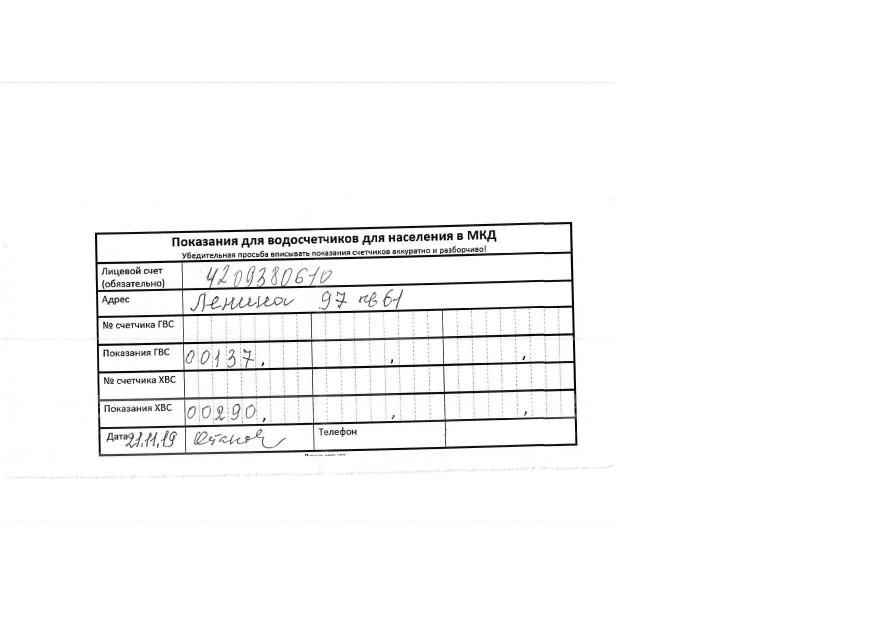
#> input picture Code/Document Detector/table_images/2.jpg, 1755 x 1240 px, given as the content of the folder /content/gdrive/MyDrive/Thesis/OCR_Implementation, which was not available (shown at 1/2 size)
$ jupyter execute --allow-errors working_ocr3.ipynb   (shell and % lines are left out)   (text cells are left out)
#> lines starting #> are read from the running program, lines starting #| are printed output that depends on the picture; after the words box and inside, x2 and y2 are one past the last pixel; in counts of white or black regions, pixels touching at a corner belong together; pictures that were not available may be replaced by others from this repository, and a replacement may not be noted
### Code/rex/processors.py
import cv2
import math
from scipy import ndimage
import numpy as np

class RotationCorrector:
    def __init__(self, output_process = False):
        self.output_process = output_process

    # [32 lines left out: function __call__, not called in this run]


class Resizer:
    """Resizes image.

    Params
    ------
    image   is the image to be resized
    height  is the height the resized image should have. Width is changed by similar ratio.

    Returns
    -------
    Resized image
    """
    def __init__(self, height = 1280, output_process = False):
        self._height = height
        self.output_process = output_process


    def __call__(self, image):
        if image.shape[0] <= self._height: return image
        ratio = round(self._height / image.shape[0], 3)
        width = int(image.shape[1] * ratio)
        dim = (width, self._height)
        resized = cv2.resize(image, dim, interpolation = cv2.INTER_AREA)
        if self.output_process: cv2.imwrite('output/resized.jpg', resized)
        return resized


class OtsuThresholder:
    """Thresholds image by using the otsu method

    Params
    ------
    image   is the image to be Thresholded

    Returns
    -------
    Thresholded image
    """
    def __init__(self, thresh1 = 0, thresh2 = 255, output_process = False):
        self.output_process = output_process
        self.thresh1 = thresh1
        self.thresh2 = thresh2


    def __call__(self, image):
        image = cv2.cvtColor(image, cv2.COLOR_BGR2GRAY)
        T_, thresholded = cv2.threshold(image, self.thresh1, self.thresh2, cv2.THRESH_BINARY + cv2.THRESH_OTSU)
        if self.output_process: cv2.imwrite('output/thresholded.jpg', thresholded)
        return thresholded


class FastDenoiser:
    """Denoises image by using the fastNlMeansDenoising method

    Params
    ------
    image       is the image to be Thresholded
    strength    the amount of denoising to apply

    Returns
    -------
    Denoised image
    """
    def __init__(self, strength = 7, output_process = False):
        self._strength = strength
        self.output_process = output_process


    def __call__(self, image):
        temp = cv2.fastNlMeansDenoising(image, h = self._strength)
        if self.output_process: cv2.imwrite('output/denoised.jpg', temp)
        return temp


class Closer:
    def __init__(self, kernel_size = 3, iterations = 10, output_process = False):
        self._kernel_size = kernel_size
        self._iterations = iterations
        self.output_process = output_process


    def __call__(self, image):
        kernel = cv2.getStructuringElement(
            cv2.MORPH_ELLIPSE,
            (self._kernel_size, self._kernel_size)
        )
        closed = cv2.morphologyEx(
            image,
            cv2.MORPH_CLOSE,
            kernel,
            iterations = self._iterations
        )

        if self.output_process: cv2.imwrite('output/closed.jpg', closed)
        return closed


class Opener:
    # [20 lines left out: functions __init__, __call__, not called in this run]


class EdgeDetector:
    def __init__(self, output_process = False):
        self.output_process = output_process


    def __call__(self, image, thresh1 = 50, thresh2 = 150, apertureSize = 3):
        edges = cv2.Canny(image, thresh1, thresh2, apertureSize = apertureSize)
        if self.output_process: cv2.imwrite('output/edges.jpg', edges)
        return edges

### Code/rex/page_extractor.py
import cv2
import numpy as np
from skimage.filters import threshold_otsu
from matplotlib import pyplot as plt
from sklearn.cluster import KMeans
from itertools import combinations
from collections import defaultdict


class PageExtractor:
    def __init__(self, preprocessors, corner_detector, output_process = False):
        assert isinstance(preprocessors, list), "List of processors expected"
        self._preprocessors = preprocessors
        self._corner_detector = corner_detector
        self.output_process = output_process


    def __call__(self, image_path):
        # Step 1: Read image from file
        self._image = cv2.imread(image_path)

        # Step 2: Preprocess image
        self._processed = self._image
        for preprocessor in self._preprocessors:
            self._processed = preprocessor(self._processed)

        self._intersections = self._corner_detector(self._processed)

        # Step 3: Deskew and extract page
        return self._extract_page()


    # [81 lines left out: functions _extract_page, _order_points, not called in this run]


# [41 lines that do not run on import are left out]

### Code/rex/hough_line_corner_detector.py
from math import sin, cos, atan
import cv2
import numpy as np
from matplotlib import pyplot as plt
from processors import Opener, Closer, EdgeDetector
from sklearn.cluster import KMeans
from itertools import combinations


class HoughLineCornerDetector:
    def __init__(self, rho_acc = 2, theta_acc = 360, thresh = 100, output_process = True):
        self.rho_acc = rho_acc
        self.theta_acc = theta_acc
        self.thresh = thresh
        self.output_process = output_process
        self._preprocessor = [
            Closer(output_process = output_process),
            EdgeDetector(output_process = output_process)
        ]


    def __call__(self, image):
        # Step 1: Process for edge detection
        self._image = image
        for processor in self._preprocessor:
            self._image = processor(self._image)

        # Step 2: Get hough lines
        self._lines = self._get_hough_lines()

        # Step 3: Get intersection points
        self._intersections = self._get_intersections()

        # Step 4: Get Quadrilaterals
        return self._find_quadrilaterals()


    def _get_hough_lines(self):
        lines = cv2.HoughLines(
            self._image,
            self.rho_acc,
            np.pi / self.theta_acc,
            self.thresh
        )
        if self.output_process: self._draw_hough_lines(lines)

        return lines


    def _draw_hough_lines(self, lines):
        hough_line_output = self._get_color_image()

        for line in lines:
            rho, theta = line[0]
            a, b = np.cos(theta), np.sin(theta)
            x0, y0 = a * rho, b * rho
            n = 5000
            x1 = int(x0 + n * (-b))
            y1 = int(y0 + n * (a))
            x2 = int(x0 - n * (-b))
            y2 = int(y0 - n * (a))

            cv2.line(
                hough_line_output,
                (x1, y1),
                (x2, y2),
                (0, 0, 255),
                2
            )

        cv2.imwrite('output/hough_line.jpg', hough_line_output)


    # [142 lines left out: functions _get_intersections, _find_quadrilaterals, _draw_quadrilaterals, _get_angle_between_lines, _intersection, _draw_intersections, not called in this run]


    def _get_color_image(self):
        return cv2.cvtColor(self._image.copy(), cv2.COLOR_GRAY2RGB)

### Code/working_ocr3.ipynb
[cell 1]
#connect drive
from google.colab import drive
drive.mount('/content/gdrive/', force_remount=True)

[cell 2]
%cd '/content/gdrive/MyDrive/Thesis/Demo_code/rex'

[cell 3]
import cv2
import numpy as np
import matplotlib.pyplot as plt
import tensorflow as tf
import os
import pandas as pd
from tensorflow.keras.models import load_model
from google.colab.patches import cv2_imshow
from tensorflow import keras
import shutil

[cell 4]
from skimage.filters import threshold_otsu
from sklearn.cluster import KMeans
from itertools import combinations
from collections import defaultdict
import itertools
import functools

[cell 5]
from page_extractor import PageExtractor
from hough_line_corner_detector import HoughLineCornerDetector
from processors import Resizer, OtsuThresholder, FastDenoiser

[cell 6]
path = '/content/gdrive/MyDrive/Thesis/OCR_Implementation'

[cell 7]
def showImage(image_path):
  image = Image.open(image_path)
#> image is the input picture: PIL image 1755x1240 RGB; min 0, max 255, mean 248.1
  plt.imshow(image)
  plt.axis('off')
  plt.show()

[cell 8]
#verify images (human)
from PIL import Image
import matplotlib.pyplot as plt

files = os.listdir(path)
for file_name in files:
  if file_name.lower().endswith(('.png', '.jpg', '.jpeg')):
    image_path = path+"/"+file_name
    showImage(image_path)

[cell 9]
def fix_image_orientation(img_path):
    page_extractor = PageExtractor(
        preprocessors = [
            Resizer(height = 1280, output_process = True),
            FastDenoiser(strength = 9, output_process = True),
            OtsuThresholder(output_process = True)
        ],
        corner_detector = HoughLineCornerDetector(
            rho_acc = 1,
            theta_acc = 180,
            thresh = 100,
            output_process = True
        )
    )
    extracted = page_extractor(img_path)
#> the loop in __call__, `for preprocessor in self._preprocessors:` made 3 passes
#> pass 3, in __call__, `T_, thresholded = cv2.threshold(image, self.thresh1, self.thresh2, cv2..`:
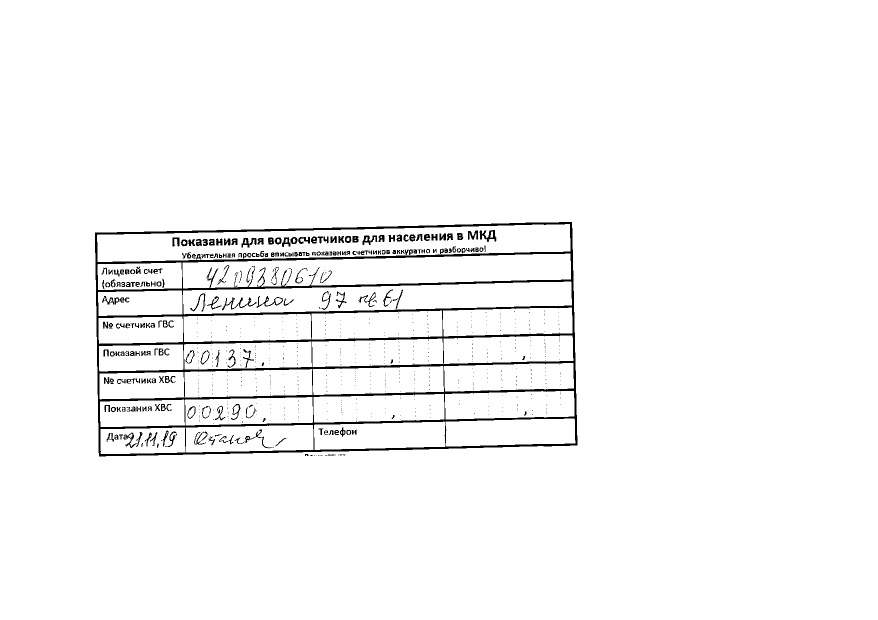
#> thresholded: shape (1240, 1755) (shown at 1/2 size); 97.2% white; 890 black regions (650 under 20 px), largest, box (x1, y1, x2, y2) and area: (190, 444, 1155, 913) 42161, (959, 460, 993, 484) 375, (444, 595, 513, 621) 368
#> in _get_hough_lines, `lines = cv2.HoughLines( self._image, self.rho_acc, np.pi / self.theta_..`: lines = None
#> in _get_color_image, `return cv2.cvtColor(self._image.copy(), cv2.COLOR_GRAY2RGB)`: returned value: shape (1240, 1755, 3); every value is 0
    correct_image=cv2.resize(extracted, (1500, 2000))
    return correct_image

[cell 10]
def detectName(correct_image):
  cropped_name = correct_image[350:420,380:900]
  return cropped_name

[cell 11]
def detectId(correct_image):
  cropped_id = correct_image[350:415,1045:1360]
  return cropped_id

[cell 12]
def detectSection(correct_image):
  cropped_section = correct_image[495:560,1035:1360]
  return cropped_section

[cell 13]
# [39 lines left out: function detectGrades, not called in this run]

#> (a cell that did not finish here is left out)

[cell 15]
# [150 lines left out: functions remove_lines_and_dots, segment_and_save_digits, get_image_size, is_low_pixel_count, filter_images_by_pixel_count, extract_region, not called in this run]

[cell 16]
# [26 lines left out: function segmentation, not called in this run]

[cell 17]
# [10 lines left out: function preprocess_input, not called in this run]

[cell 18]
# [6 lines left out: function prediction, not called in this run]

[cell 19]
# [6 lines left out: function predictedString, not called in this run]

[cell 20]
def getLetter(prediction):
  letter="ABCDEFGHIJKLMNOPQRSTUVWXYZ"
  return letter[prediction-1]

[cell 21]
# [6 lines left out: function predictionName, not called in this run]

[cell 22]
# [11 lines left out: function predictName, not called in this run]

[cell 23]
def initiate_database():
  file_path="/content/gdrive/MyDrive/Thesis/Demo_code/psudo_studuent_list.xlsx"
  data = pd.read_excel(file_path)
  data_dict = data.to_dict(orient='list')
  data_dict['Id'] = list(map(str, data_dict['Id']))
  data_dict['Section'] = list(map(str, data_dict['Section']))
  return data_dict

[cell 24]
def verification(id,checked_scripts):
  student_list=initiate_database()
  if id in student_list["Id"] and id not in checked_scripts:
    return True
  else:
    return False

[cell 25]
# [22 lines left out: function closest_student, not called in this run]

[cell 26]
# [9 lines left out: function crossChecker, not called in this run]

[cell 27]
#verification test
all_student_id=[""]
id='20101068'
name='Md Fud Islm'
correct_id=''
#> (the rest of this cell did not finish here and is left out)

[cell 28]
all_student_grades=[]
all_student_id=[]
all_student_section=[]

files = os.listdir(path)
#> (the rest of this cell did not finish here and is left out)

#> the loop in __call__ (call 2), `for preprocessor in self._preprocessors:` made 3 passes
#> the loop in __call__ (call 2), `for processor in self._preprocessor:` made 2 passes

    cropped_name=detectName(correct_image)
    cv2_imshow(cropped_name)
    cropped_id = detectId(correct_image)
    cropped_section = detectSection(correct_image)
    cropped_grades = detectGrades(correct_image)

    name=predictName(cropped_name)
    id = predictedString(cropped_id)
    if (verification(id,all_student_id)):
      section = predictedString(cropped_section)
      grades=[]
      for i in cropped_grades:
        grades.append(predictedString(i))

      all_student_grades.append(grades)
      all_student_id.append(id)
      all_student_section.append(section)
    else:
      correct_id= crossChecker(id,name)
      print("Re-check:",correct_id)
      file_path="/content/gdrive/MyDrive/Thesis/Improvement_dataset/"+str(correct_id)+'.jpg'
      image=cropped_id
      cv2.imwrite(file_path,image)

      section = predictedString(cropped_section)
      grades=[]
      for i in cropped_grades:
        grades.append(predictedString(i))

      all_student_grades.append(grades)
      all_student_id.append(correct_id)
      all_student_section.append(section)

tf.keras.backend.clear_session()

[cell 29]
print(all_student_id)
print(all_student_section)
print(all_student_grades)

[cell 30]
import csv

# Data to be written into the CSV file
data = [['Section', 'Id', 'Q1', 'Q2', 'Q3', 'Q4', 'Q5', 'Q6', 'Q7', 'Q8', 'Q9', 'Q10','Total']]

for i in range(0,len(all_student_id)):
  data.append([all_student_section[i],all_student_id[i],all_student_grades[i][0],
              all_student_grades[i][1],all_student_grades[i][2],all_student_grades[i][3],
              all_student_grades[i][4],all_student_grades[i][5],all_student_grades[i][6],
              all_student_grades[i][7],all_student_grades[i][8],all_student_grades[i][9],
              all_student_grades[i][10]])

# Specify the file path
result_file_path = '/content/gdrive/MyDrive/Thesis/OCR_Implementation/Result/grade.csv' # Replace with your desired file path

# Writing data to the CSV file
with open(result_file_path, 'w', newline='') as file:
    writer = csv.writer(file)
    writer.writerows(data)

print(f'CSV file has been created at: {result_file_path}')


$ run again, on Code/Document Detector/table_images/3.jpg
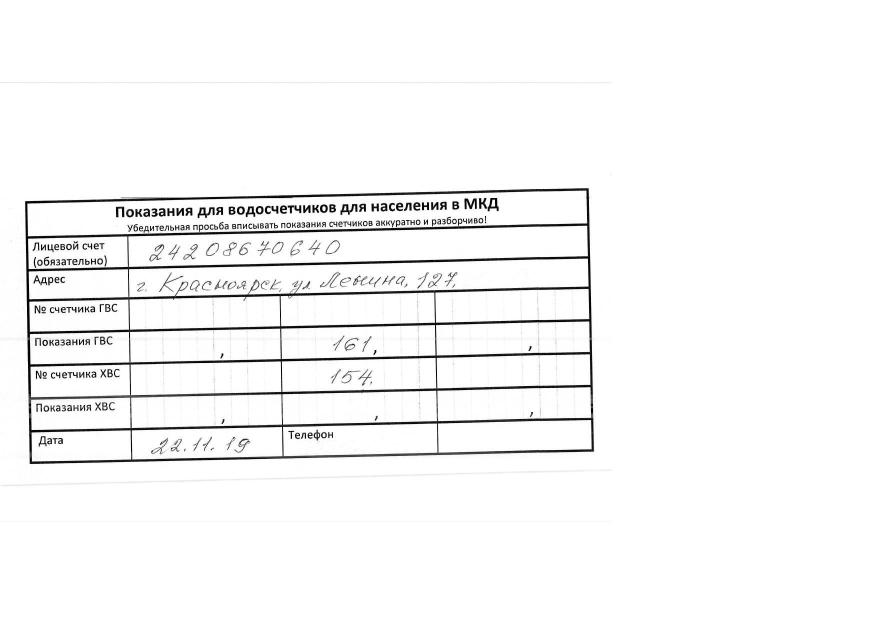
#> input picture Code/Document Detector/table_images/3.jpg, 1755 x 1240 px, given as the content of the folder /content/gdrive/MyDrive/Thesis/OCR_Implementation, which was not available (shown at 1/2 size)
#> in showImage, image is the input picture: PIL image 1755x1240 RGB; min 0, max 255, mean 246.4
#> the loop in __call__, `for preprocessor in self._preprocessors:` made 3 passes
#> pass 3, in __call__, `T_, thresholded = cv2.threshold(image, self.thresh1, self.thresh2, cv2..`:
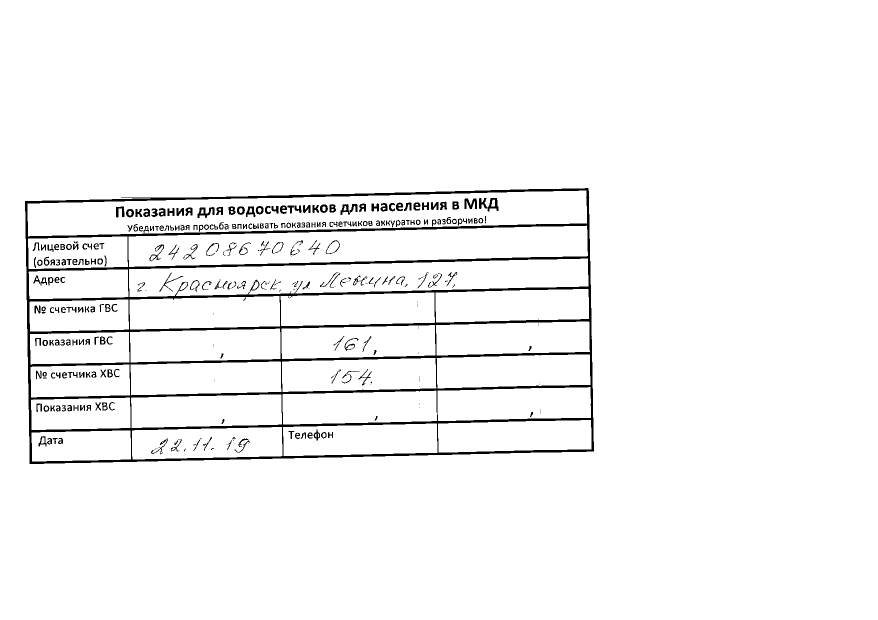
#> thresholded: shape (1240, 1755) (shown at 1/2 size); 96.5% white; 348 black regions (89 under 20 px), largest, box (x1, y1, x2, y2) and area: (50, 376, 1188, 928) 55231, (395, 414, 429, 436) 363, (929, 397, 954, 418) 323
#> lines = None
#> the loop in __call__ (call 2), `for preprocessor in self._preprocessors:` made 3 passes
#> the loop in __call__ (call 2), `for processor in self._preprocessor:` made 2 passes

$ run again, on Code/Document Detector/table_images/4.jpg
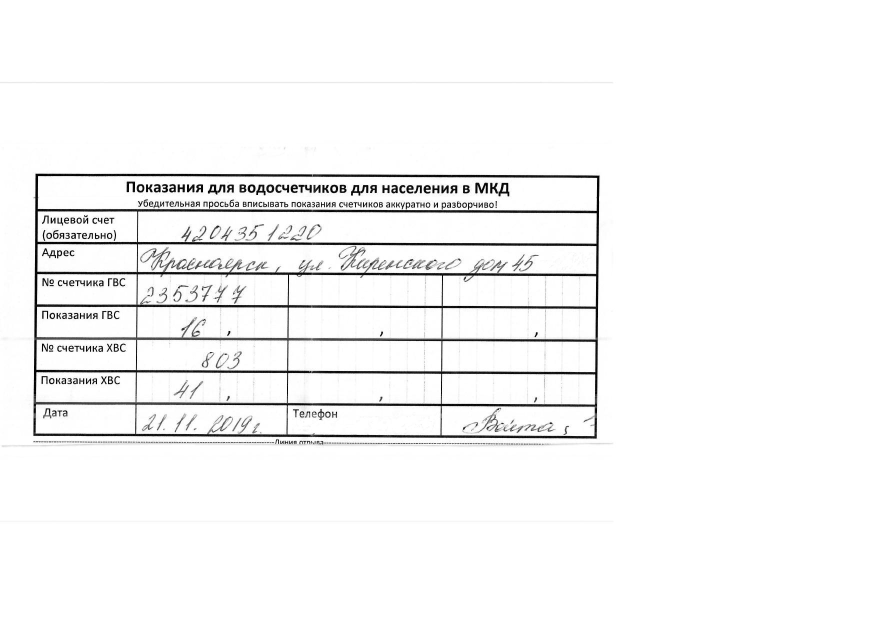
#> input picture Code/Document Detector/table_images/4.jpg, 1755 x 1240 px, given as the content of the folder /content/gdrive/MyDrive/Thesis/OCR_Implementation, which was not available (shown at 1/2 size)
#> in showImage, image is the input picture: PIL image 1755x1240 RGB; min 0, max 255, mean 245.7
#> the loop in __call__, `for preprocessor in self._preprocessors:` made 3 passes
#> pass 3, in __call__, `T_, thresholded = cv2.threshold(image, self.thresh1, self.thresh2, cv2..`:
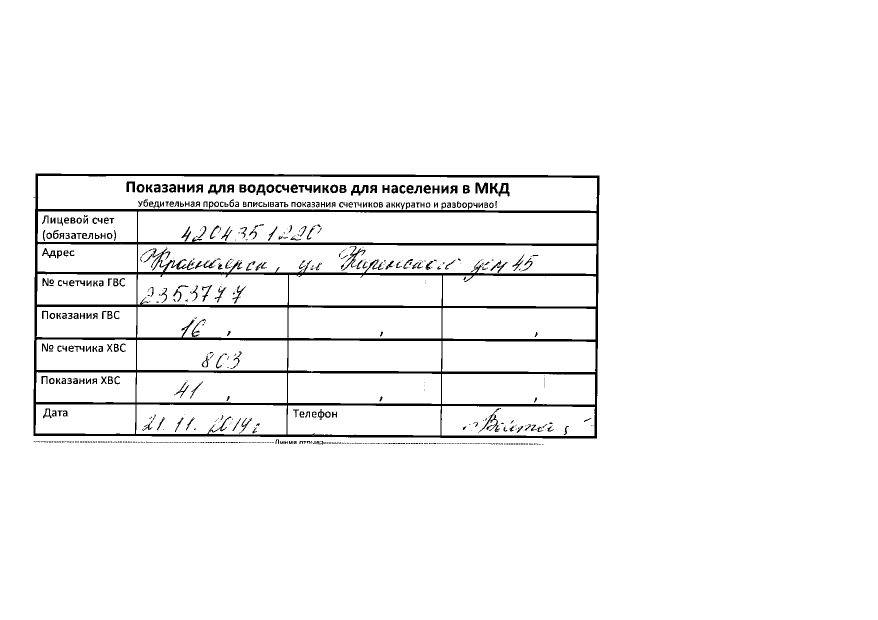
#> thresholded: shape (1240, 1755) (shown at 1/2 size); 96.2% white; 621 black regions (330 under 20 px), largest, box (x1, y1, x2, y2) and area: (67, 347, 1199, 877) 57073, (702, 370, 737, 391) 384, (416, 369, 451, 389) 368
#> lines = None
#> the loop in __call__ (call 2), `for preprocessor in self._preprocessors:` made 3 passes
#> the loop in __call__ (call 2), `for processor in self._preprocessor:` made 2 passes
